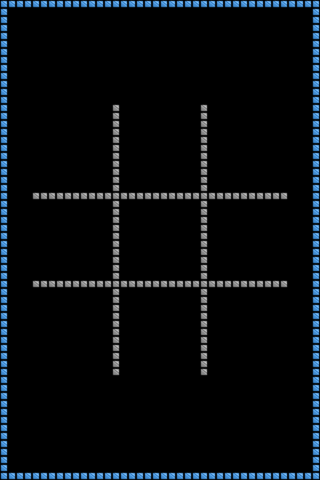

Tiled map render using the project's own tile images. Description and the map definition, with tile-layer contents summarised, below:
An orthogonal 40x60 tile map with 8x8 px tiles, 2 tile layers (Grid, Front).

<map version="1.0" orientation="orthogonal" width="40" height="60" tilewidth="8" tileheight="8">
 <tileset firstgid="1" name="Borders" tilewidth="8" tileheight="8">
  <image source="cbox-borders_x8.png" trans="ff00ff" width="56" height="8" />
 </tileset>
 <layer name="Grid" width="40" height="60">
  <data>[2400 cells, 128 non-empty, 1 distinct tile ids]</data>
 </layer>
 <layer name="Front" width="40" height="60">
  <data>[2400 cells, 196 non-empty, 1 distinct tile ids]</data>
 </layer>
</map>
